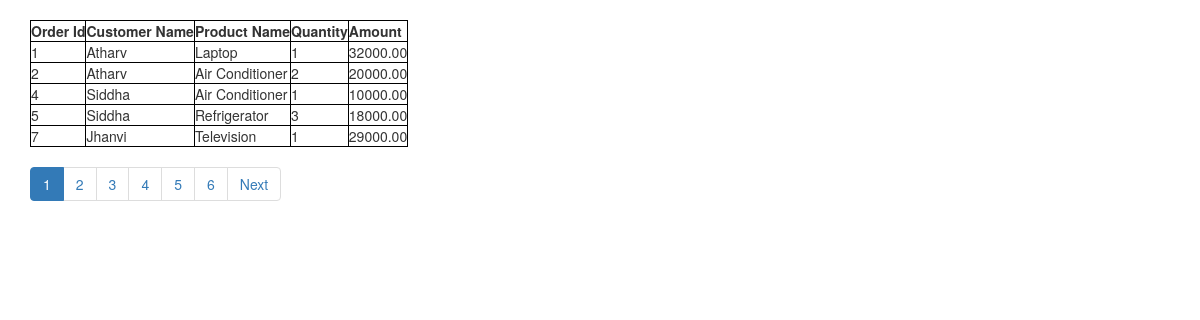
/wholesale/vieworders/, run on the app's committed database.
### wholesale/models.py (models this page shows, shortened)
class Order(models.Model):
    Pid = models.ForeignKey(Product, on_delete=models.CASCADE)
    Cid = models.ForeignKey(Customer, on_delete=models.CASCADE)
    Qty = models.IntegerField()
    def Amount(self):
        return self.Pid.Price * self.Qty
    Amount = property(Amount)

class Customer(models.Model):
    Firstname = models.CharField('Customer Firstname', max_length=20)
    Lastname = models.CharField('Customer Lastname', max_length=20)
    Location = models.CharField('Customer Location', max_length=20)
    def __str__(self):
        return self.Firstname

class Product(models.Model):
    Name = models.CharField('Product Name', max_length=20)
    Price = models.DecimalField('Product Price', max_digits=7, decimal_places=2)
    def __str__(self):
        return self.Name

### wholesale/views.py (the view)
def vieworders(request):
    order_list = Order.objects.all()
    paginator = Paginator(order_list, 5)  # Show 25 contacts per page
    page = request.GET.get('page')
    try:
        orders = paginator.page(page)
    except PageNotAnInteger:
        orders = paginator.page(1)
    except EmptyPage:
        orders = paginator.page(paginator.num_pages)
    return render(request, 'wholesale/vieworders.html', {'orders': orders})

### wholesale/templates/wholesale/vieworders.html (shortened to what this page needs)
<!DOCTYPE html>
<html lang="en">
<head>
    {% load static %}
<link rel="stylesheet" type="text/css" href=" {% static 'wholesale/pagination.css' %}" />
</head>
<body>
<br/>
<div class="container">
{%if orders %}
<table>
    <tr>
        <th>Order Id</th>
        <th>Customer Name</th>
        <th>Product Name</th>
        <th>Quantity</th>
        <th>Amount</th>
    </tr>
    {%for ord in orders%}
    <tr >
        <td >{{ord.id}}</td>
        <td >{{ord.Cid}}</td>
        <td >{{ord.Pid}}</td>
        <td >{{ord.Qty}}</td>
        <td >{{ord.Amount}}</td>
    </tr>
    {%endfor%}
</table>
{%endif%}
<ul class="pagination">
    {% for page in orders.paginator.page_range %}
    <li class="{% if orders.number == page  %}active{% endif %}"><a href="?page={{ page }}">{{page}}</a></li>
    {% endfor %}
    {% if orders.has_next %}
        <li> <a href="?page={{ orders.next_page_number }}">Next</a></li>
    {% endif %}
  </ul>
</div>
</body>
</html>

### wholesale/templates/wholesale/vieworders.html (style rules this page uses)
table, th, td { border: 1px solid black; border-collapse: collapse; }
a { text-decoration:none; }

### data on the page
Order: id "1", Cid "Atharv", Pid "Laptop", Qty "1", Amount "32000.00"
Order: id "2", Cid "Atharv", Pid "Air Conditioner", Qty "2", Amount "20000.00"
Order: id "4", Cid "Siddha", Pid "Air Conditioner", Qty "1", Amount "10000.00"
Order: id "5", Cid "Siddha", Pid "Refrigerator", Qty "3", Amount "18000.00"
Order: id "7", Cid "Jhanvi", Pid "Television", Qty "1", Amount "29000.00"

### other printed values
{{ page }} "1" "2" "3" "4" "5" "6"
